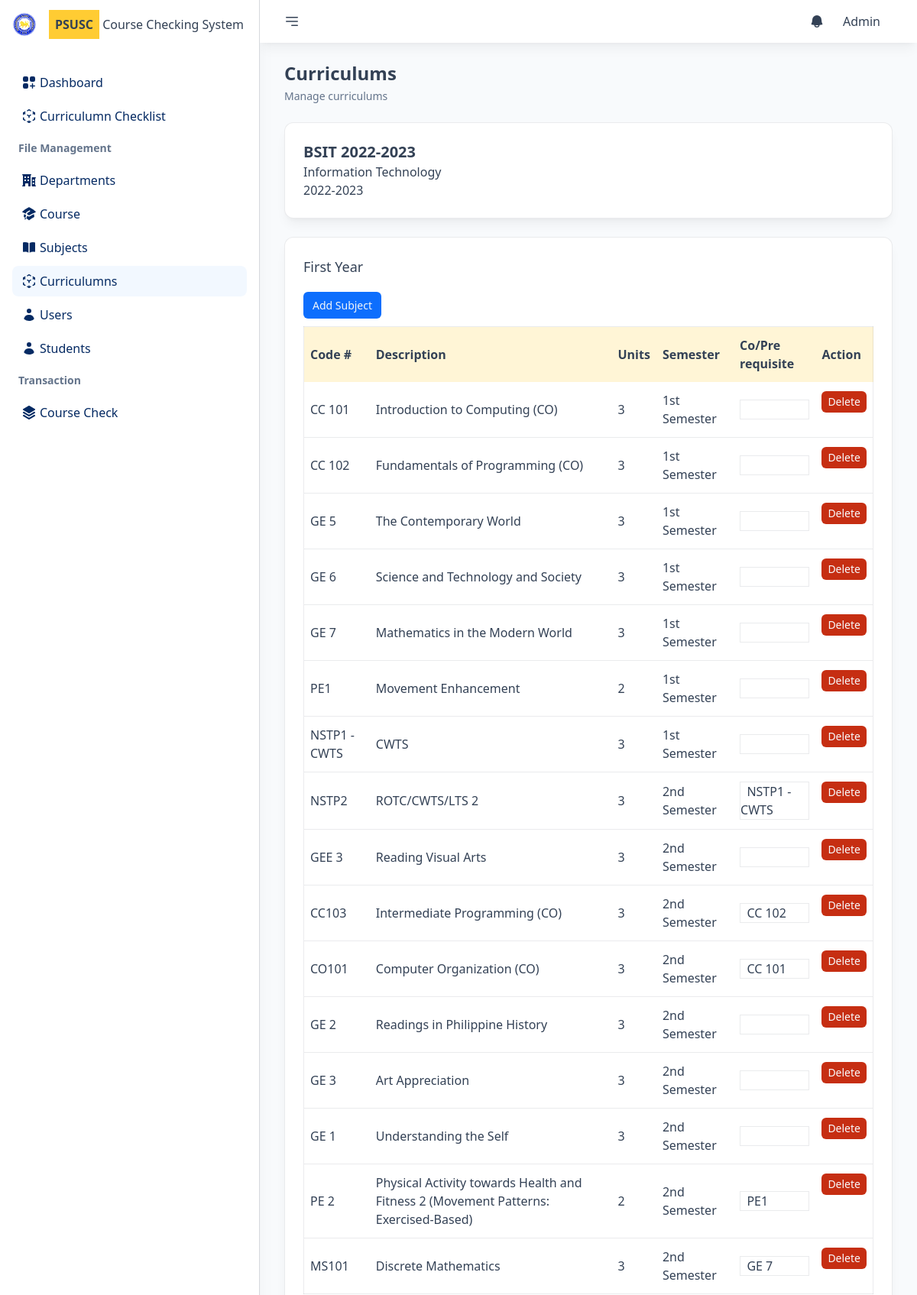
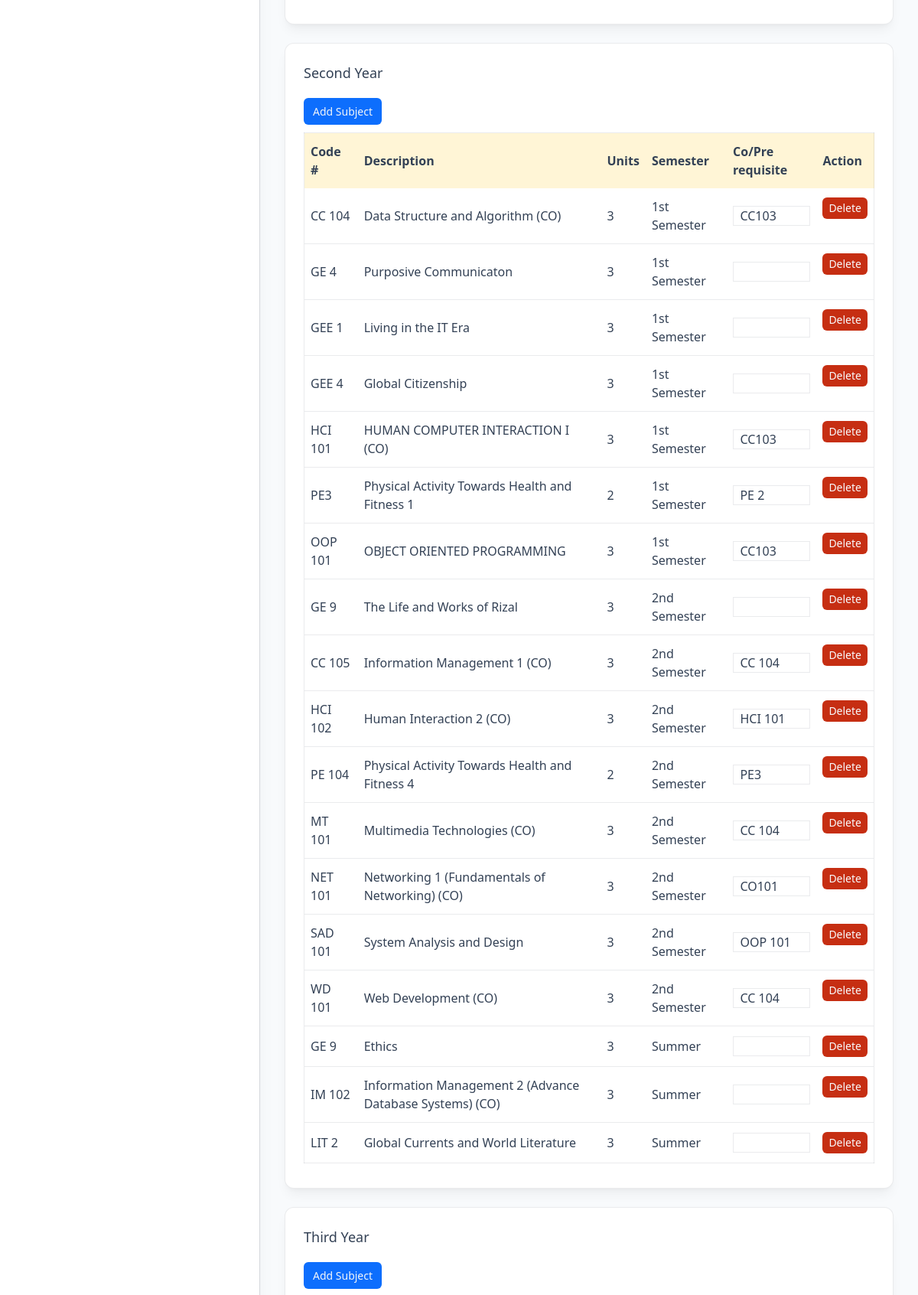
The page /curriculums/details/1 (signed in, upper part) on the database its author committed (2 pictures, top to bottom).
### tables this page shows
CREATE TABLE `users` (
  `id` int(11) NOT NULL,
  `empno` varchar(50) NOT NULL,
  `fname` varchar(150) NOT NULL,
  `lname` varchar(150) NOT NULL,
  `mname` varchar(150) NOT NULL,
  `email` varchar(150) NOT NULL,
  `password` varchar(150) NOT NULL,
  `courseId` int(11) NOT NULL,
  `userType` varchar(50) NOT NULL
);

CREATE TABLE `curriculums` (
  `id` int(11) NOT NULL,
  `name` varchar(150) NOT NULL,
  `course_id` int(11) NOT NULL,
  `sy` varchar(50) NOT NULL
);

CREATE TABLE `courses` (
  `id` int(11) NOT NULL,
  `course` varchar(150) NOT NULL,
  `description` varchar(300) NOT NULL
);

CREATE TABLE `schoolyears` (
  `id` int(11) NOT NULL,
  `schoolyear` varchar(50) NOT NULL,
  `status` varchar(50) NOT NULL
);

CREATE TABLE `yearlevels` (
  `id` int(11) NOT NULL,
  `year` varchar(50) NOT NULL
);

CREATE TABLE `subjects` (
  `id` int(11) NOT NULL,
  `subjectCode` varchar(150) NOT NULL,
  `description` text NOT NULL,
  `units` int(11) NOT NULL
);

CREATE TABLE `semesters` (
  `id` int(11) NOT NULL,
  `sem` varchar(50) NOT NULL
);

CREATE TABLE `curriculumdetails` (
  `id` int(11) NOT NULL,
  `currId` int(11) NOT NULL,
  `subId` int(11) NOT NULL,
  `yearId` int(11) NOT NULL,
  `semId` int(11) NOT NULL
);

### public/pages/curriculums/detailsview.php (the view, shortened to what the rows shown need)
<?php
require_once(TEMPLATE_PATH . "/header.php");
require_once(TEMPLATE_PATH . "/nav.php");
?>
<div class="px-8">
    <div class="bg-white p-6 rounded-xl shadow-lg shadow-black/5 border border-slate-700/10 mb-6">
        <h2 class="text-xl font-bold"><?= $curriculum->getName() ?></h2>
        <p><?= $curriculum->getCourse()->getDescription() ?></p>
        <p><?= $curriculum->getSyDet()->getSchoolyear() ?></p>
    </div>
    <?php
    foreach ($yearlevels as $year) :
        $y = $year['yearlevels'];
        $s = $year['subjects'];
    ?>
        <div class="bg-white p-6 rounded-xl shadow-lg shadow-black/5 border border-slate-700/10 mb-6">
            <h2 class="text-lg text-slate-700 mb-6"><?= $y->getYear() ?></h2>
            <div class="mb-4">
                <a href="#" data-remote="/curriculums/addsubject/<?= "{$curriculum->getId()}/{$y->getId()}" ?>" data-size="w-full md:w-2/5" class="pop px-3 py-2 text-sm bg-brand hover:bg-brand-dark rounded-md text-slate-100 transition-all">Add Subject</a>
            </div>
            <table class="w-full border border-slate-700/10 mb-2">
                <thead>
                    <tr class="bg-accent/20 text-left ">
                        <th class="px-2 py-3">Code #</th>
                        <th class="px-2 py-3">Description</th>
                        <th class="px-2 py-3">Units</th>
                        <th class="px-2 py-3">Semester</th>
                        <th class="px-2 py-3">Co/Pre requisite</th>
                        <th class="px-2 py-3">Action</th>
                    </tr>
                </thead>
                <tbody class="divide-y divide-slate-700/10 " id="tableBody">
                    <?php
                    foreach ($s as $subject) :
                        $prereq = $subject->getPreReqs();
                        $prereqs = [];
                        foreach ($prereq as $pp) {
                            $prereqs[] = $pp->getCode();
                        }
                    ?>
                        <tr class="transition-all">
                            <td class="px-2 py-3"><?= $subject->getSubject()->getSubjectCode() ?></td>
                            <td class="px-2 py-3"><?= $subject->getSubject()->getDescription() ?></td>
                            <td class="px-2 py-3"><?= $subject->getSubject()->getUnits() ?></td>
                            <td class="px-2 py-3"><?= $subject->getSem()->getSem() ?></td>
                            <td class=" px-2 py-3 ">
                                <div class="prereq focus:outline-brand/60 border border-slate-700/10" data-curr="<?= $curriculum->getId() ?>" data-id="<?= $subject->getId() ?>">&nbsp;
                                    <?php
                                    echo implode(", ", $prereqs);
                                    ?>
                                </div>
                            </td>
                            <td class="px-2 py-3 flex flex-row item-center gap-2">
                                <a href="#" data-remote="/currdetails/confirm/<?= $subject->getId() ?>" data-size="w-full md:w-2/5 lg:w-1/5" class="pop bg-danger-light hover:bg-danger transition-all text-slate-50 px-2 py-1 rounded-md text-sm">Delete</a>
                            </td>
                        </tr>
                    <?php
                    endforeach;
                    ?>
                </tbody>
            </table>
        </div>
    <?php
    endforeach;
    ?>
</div>
<?php
require_once(TEMPLATE_PATH . "/footer.php");
?>

### public/template/nav.php (shortened to what the rows shown need)
<div class="relative h-screen overflow-y-auto flex-auto flex gap-6 flex-col">
    <div class="sticky top-0 px-8 py-2 flex flex-row justify-between items-center bg-white shadow-lg shadow-black/5">
        <div class="flex flex-row gap-4 p-2 items-center">
            <div class="relative group">
                <a href="#" class="p-2">
                    <?= $userdata->getFname() ?>
                </a>
            </div>
        </div>
    </div>
    <div class="px-8">
        <h2 class="text-2xl font-semibold mb-1"><?= ucfirst($GLOBALS['currentpage']) ?></h2>
    </div>

### rows shown on the page
users: fname "Admin"
curriculums: name "BSIT 2022-2023"
courses: description "Information Technology"
schoolyears: schoolyear "2022-2023"
yearlevels: year "First Year", subjects.subjectCode "CC 101", Description "Introduction to Computing (CO)", Units "3", semesters.sem "1st Semester"
curriculumdetails: subjects.subjectCode "CC 102", Description "Fundamentals of Programming (CO)", Units "3", Sem "1st Semester"
curriculumdetails: subjects.subjectCode "GE 5", Description "The Contemporary World", Units "3", Sem "1st Semester"
curriculumdetails: subjects.subjectCode "GE 6", Description "Science and Technology and Society", Units "3", Sem "1st Semester"
curriculumdetails: subjects.subjectCode "GE 7", Description "Mathematics in the Modern World", Units "3", Sem "1st Semester"
curriculumdetails: subjects.subjectCode "PE1", Description "Movement Enhancement", Units "2", Sem "1st Semester"
curriculumdetails: subjects.subjectCode "NSTP1 - CWTS", Description "CWTS", Units "3", Sem "1st Semester"
curriculumdetails: subjects.subjectCode "NSTP2", Description "ROTC/CWTS/LTS 2", Units "3", semesters.sem "2nd Semester", prereqs "NSTP1 - CWTS"
curriculumdetails: subjects.subjectCode "GEE 3", Description "Reading Visual Arts", Units "3", Sem "2nd Semester"
curriculumdetails: subjects.subjectCode "CC103", Description "Intermediate Programming (CO)", Units "3", Sem "2nd Semester", prereqs "CC 102"
curriculumdetails: subjects.subjectCode "CO101", Description "Computer Organization (CO)", Units "3", Sem "2nd Semester", prereqs "CC 101"
curriculumdetails: subjects.subjectCode "GE 2", Description "Readings in Philippine History", Units "3", Sem "2nd Semester"
curriculumdetails: subjects.subjectCode "GE 3", Description "Art Appreciation", Units "3", Sem "2nd Semester"
curriculumdetails: subjects.subjectCode "GE 1", Description "Understanding the Self", Units "3", Sem "2nd Semester"
curriculumdetails: subjects.subjectCode "PE 2", Description "Physical Activity towards Health and Fitness 2 (Movement Patterns: Exercised-Based)", Units "2", Sem "2nd Semester", prereqs "PE1"
curriculumdetails: subjects.subjectCode "MS101", Description "Discrete Mathematics", Units "3", Sem "2nd Semester", prereqs "GE 7"
yearlevels: year "Second Year"
curriculumdetails: subjects.subjectCode "CC 104", Description "Data Structure and Algorithm (CO)", Units "3", Sem "1st Semester", prereqs "CC103"
curriculumdetails: subjects.subjectCode "GE 4", Description "Purposive Communicaton", Units "3", Sem "1st Semester"
curriculumdetails: subjects.subjectCode "GEE 1", Description "Living in the IT Era", Units "3", Sem "1st Semester"
curriculumdetails: subjects.subjectCode "GEE 4", Description "Global Citizenship", Units "3", Sem "1st Semester"
curriculumdetails: subjects.subjectCode "HCI 101", Description "HUMAN COMPUTER INTERACTION I (CO)", Units "3", Sem "1st Semester", prereqs "CC103"
curriculumdetails: subjects.subjectCode "PE3", Description "Physical Activity Towards Health and Fitness 1", Units "2", Sem "1st Semester", prereqs "PE 2"
curriculumdetails: subjects.subjectCode "OOP 101", Description "OBJECT ORIENTED PROGRAMMING", Units "3", Sem "1st Semester", prereqs "CC103"
curriculumdetails: subjects.subjectCode "GE 9", Description "The Life and Works of Rizal", Units "3", Sem "2nd Semester"
curriculumdetails: subjects.subjectCode "CC 105", Description "Information Management 1 (CO)", Units "3", Sem "2nd Semester", prereqs "CC 104"
curriculumdetails: subjects.subjectCode "HCI 102", Description "Human Interaction 2 (CO)", Units "3", Sem "2nd Semester", prereqs "HCI 101"
curriculumdetails: subjects.subjectCode "PE 104", Description "Physical Activity Towards Health and Fitness 4", Units "2", Sem "2nd Semester", prereqs "PE3"
curriculumdetails: subjects.subjectCode "MT 101", Description "Multimedia Technologies (CO)", Units "3", Sem "2nd Semester", prereqs "CC 104"
curriculumdetails: subjects.subjectCode "NET 101", Description "Networking 1 (Fundamentals of Networking) (CO)", Units "3", Sem "2nd Semester", prereqs "CO101"
curriculumdetails: subjects.subjectCode "SAD 101", Description "System Analysis and Design", Units "3", Sem "2nd Semester", prereqs "OOP 101"
curriculumdetails: subjects.subjectCode "WD 101", Description "Web Development (CO)", Units "3", Sem "2nd Semester", prereqs "CC 104"
curriculumdetails: subjects.subjectCode "GE 9", Description "Ethics", Units "3", Sem "Summer"
curriculumdetails: subjects.subjectCode "IM 102", Description "Information Management 2 (Advance Database Systems) (CO)", Units "3", Sem "Summer"
curriculumdetails: subjects.subjectCode "LIT 2", Description "Global Currents and World Literature", Units "3", Sem "Summer"
yearlevels: year "Third Year"

### other values the page prints
$GLOBALS['currentpage'] "Curriculums"
$GLOBALS['currentpage'] "curriculums"
